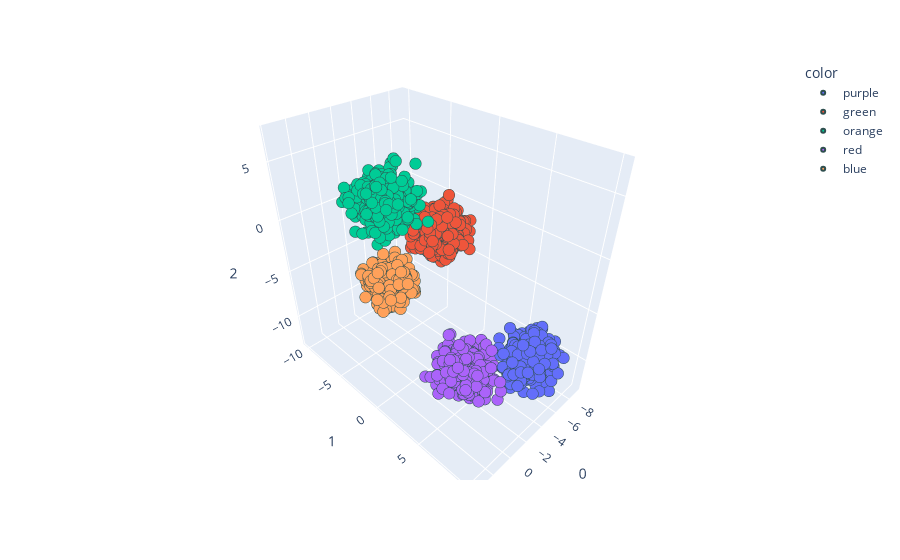

Here is the notebook cell this chart was saved with:
### Code cell
# The following code helps visualise the initial data. 

# Turn X into a dataframe 
X = pd.DataFrame(X).astype(float)

# Create a dictionary to add colours to the plot
colours_dict = {
    0:"red",
    1:"blue",
    2:"green",
    3:"orange",
    4:"purple",
    5:"black"
}
# Iterate through the outputs to create an array of colours
colour_map = [colours_dict[int(num)] for num in y]


# Create a scatter plot
fig = px.scatter_3d(X,x=0,y=1,z=2,color=colour_map)

# Update the graphics
fig.update_traces(marker=dict(size = 4,
                              line=dict(width=2,color='DarkSlateGrey')),
                              selector=dict(mode='markers'))

### Figure 1 — Plotly figure (JSON) as saved in the notebook; plotly's stock layout.template omitted (floating-point values rounded to 4 significant figures; data arrays with more than 128 entries replaced by an {"elided": "..."} marker saying what was removed)
{"data": [{"hovertemplate": "color=purple<br>0=%{x}<br>1=%{y}<br>2=%{z}<extra></extra>", "legendgroup": "purple", "marker": {"color": "#636efa", "line": {"color": "DarkSlateGrey", "width": 2}, "size": 4, "symbol": "circle"}, "mode": "markers", "name": "purple", "scene": "scene", "showlegend": true, "type": "scatter3d", "x": {"elided": "400 float values"}, "y": {"elided": "400 float values"}, "z": {"elided": "400 float values"}}, {"hovertemplate": "color=green<br>0=%{x}<br>1=%{y}<br>2=%{z}<extra></extra>", "legendgroup": "green", "marker": {"color": "#EF553B", "line": {"color": "DarkSlateGrey", "width": 2}, "size": 4, "symbol": "circle"}, "mode": "markers", "name": "green", "scene": "scene", "showlegend": true, "type": "scatter3d", "x": {"elided": "400 float values"}, "y": {"elided": "400 float values"}, "z": {"elided": "400 float values"}}, {"hovertemplate": "color=orange<br>0=%{x}<br>1=%{y}<br>2=%{z}<extra></extra>", "legendgroup": "orange", "marker": {"color": "#00cc96", "line": {"color": "DarkSlateGrey", "width": 2}, "size": 4, "symbol": "circle"}, "mode": "markers", "name": "orange", "scene": "scene", "showlegend": true, "type": "scatter3d", "x": {"elided": "400 float values"}, "y": {"elided": "400 float values"}, "z": {"elided": "400 float values"}}, {"hovertemplate": "color=red<br>0=%{x}<br>1=%{y}<br>2=%{z}<extra></extra>", "legendgroup": "red", "marker": {"color": "#ab63fa", "line": {"color": "DarkSlateGrey", "width": 2}, "size": 4, "symbol": "circle"}, "mode": "markers", "name": "red", "scene": "scene", "showlegend": true, "type": "scatter3d", "x": {"elided": "400 float values"}, "y": {"elided": "400 float values"}, "z": {"elided": "400 float values"}}, {"hovertemplate": "color=blue<br>0=%{x}<br>1=%{y}<br>2=%{z}<extra></extra>", "legendgroup": "blue", "marker": {"color": "#FFA15A", "line": {"color": "DarkSlateGrey", "width": 2}, "size": 4, "symbol": "circle"}, "mode": "markers", "name": "blue", "scene": "scene", "showlegend": true, "type": "scatter3d", "x": {"elided": "400 float values"}, "y": {"elided": "400 float values"}, "z": {"elided": "400 float values"}}], "layout": {"legend": {"title": {"text": "color"}, "tracegroupgap": 0}, "margin": {"t": 60}, "scene": {"domain": {"x": [0, 1], "y": [0, 1]}, "xaxis": {"title": {"text": "0"}}, "yaxis": {"title": {"text": "1"}}, "zaxis": {"title": {"text": "2"}}}}}
